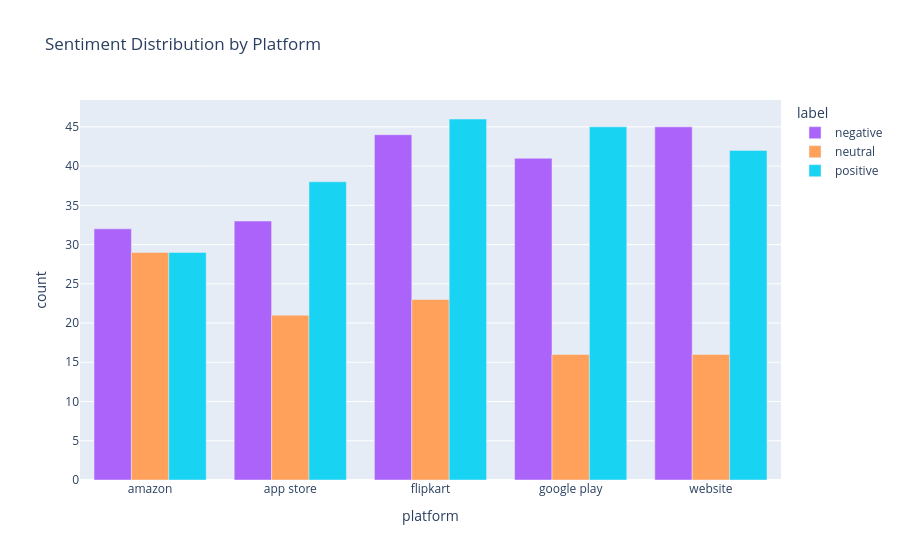

Here is the notebook cell this chart was saved with:
### Markdown cell above
### 💡 3 Key Insights:

1. **Some platforms perform better** - Certain app stores or websites get higher average ratings
2. **Mobile vs Web differences** - Shows if users on phones are happier than users on computers
3. **Focus improvements wisely** - Fix issues on the platform with lowest ratings first

### Code cell
sentiment_platform = df.groupby(['platform', 'label']).size().reset_index(name='count')

fig = px.bar(
    sentiment_platform, 
    x='platform', 
    y='count', 
    color='label', # Splits the bar into 3 colors
    barmode='group', # Puts them side-by-side (Grouped)
    color_discrete_map={'Positive':'green', 'Neutral':'gold', 'Negative':'red'},
    title='Sentiment Distribution by Platform'
)

fig.show()

### Figure 1 — Plotly figure (JSON) as saved in the notebook; plotly's stock layout.template omitted (floating-point values rounded to 4 significant figures)
{"data": [{"alignmentgroup": "True", "hovertemplate": "label=negative<br>platform=%{x}<br>count=%{y}<extra></extra>", "legendgroup": "negative", "marker": {"color": "#ab63fa", "pattern": {"shape": ""}}, "name": "negative", "offsetgroup": "negative", "orientation": "v", "showlegend": true, "textposition": "auto", "type": "bar", "x": ["amazon", "app store", "flipkart", "google play", "website"], "xaxis": "x", "y": [32, 33, 44, 41, 45], "yaxis": "y"}, {"alignmentgroup": "True", "hovertemplate": "label=neutral<br>platform=%{x}<br>count=%{y}<extra></extra>", "legendgroup": "neutral", "marker": {"color": "#FFA15A", "pattern": {"shape": ""}}, "name": "neutral", "offsetgroup": "neutral", "orientation": "v", "showlegend": true, "textposition": "auto", "type": "bar", "x": ["amazon", "app store", "flipkart", "google play", "website"], "xaxis": "x", "y": [29, 21, 23, 16, 16], "yaxis": "y"}, {"alignmentgroup": "True", "hovertemplate": "label=positive<br>platform=%{x}<br>count=%{y}<extra></extra>", "legendgroup": "positive", "marker": {"color": "#19d3f3", "pattern": {"shape": ""}}, "name": "positive", "offsetgroup": "positive", "orientation": "v", "showlegend": true, "textposition": "auto", "type": "bar", "x": ["amazon", "app store", "flipkart", "google play", "website"], "xaxis": "x", "y": [29, 38, 46, 45, 42], "yaxis": "y"}], "layout": {"barmode": "group", "legend": {"title": {"text": "label"}, "tracegroupgap": 0}, "title": {"text": "Sentiment Distribution by Platform"}, "xaxis": {"anchor": "y", "domain": [0, 1], "title": {"text": "platform"}}, "yaxis": {"anchor": "x", "domain": [0, 1], "title": {"text": "count"}}}}
